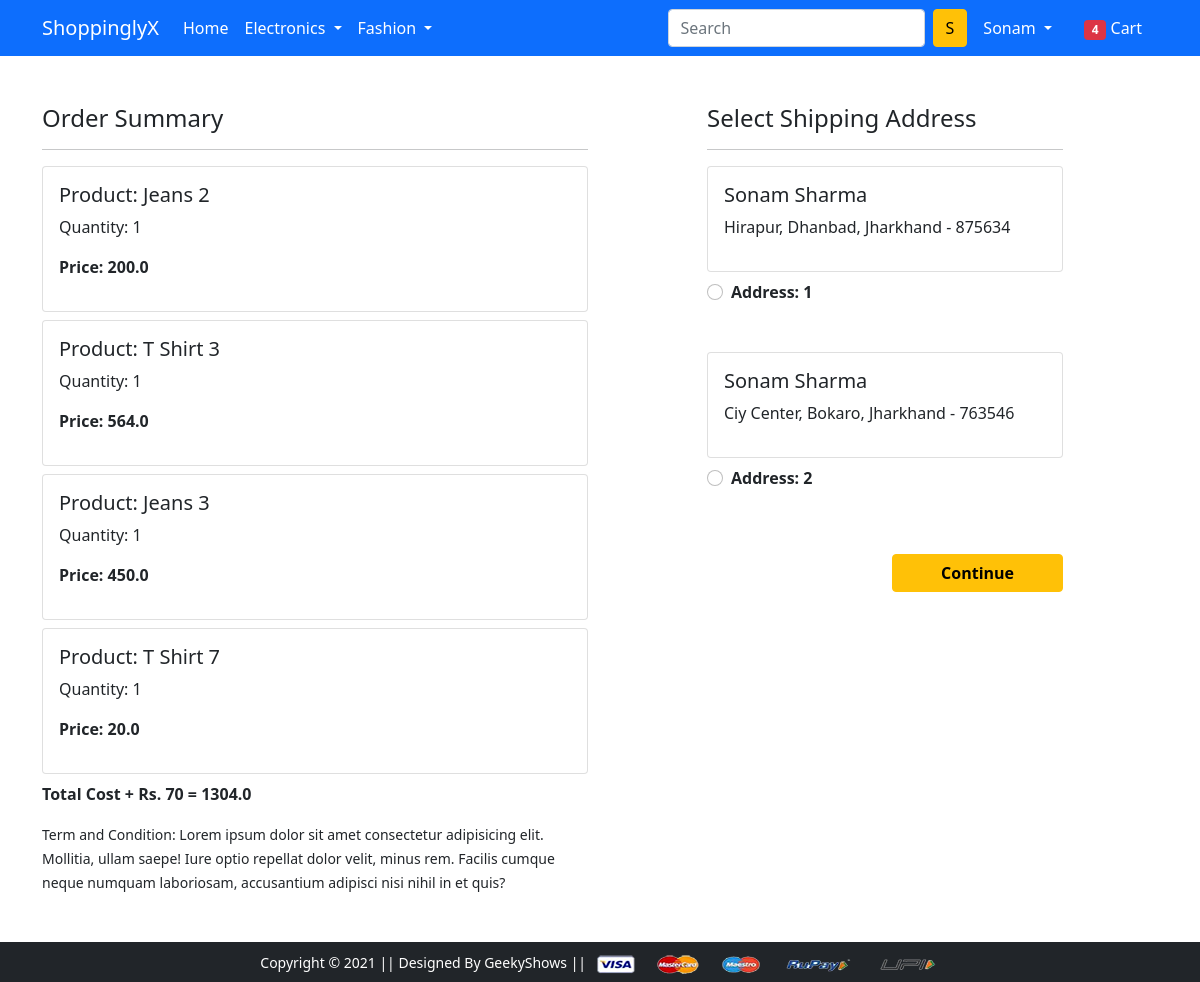
The app's page /checkout/ (signed in), older data.
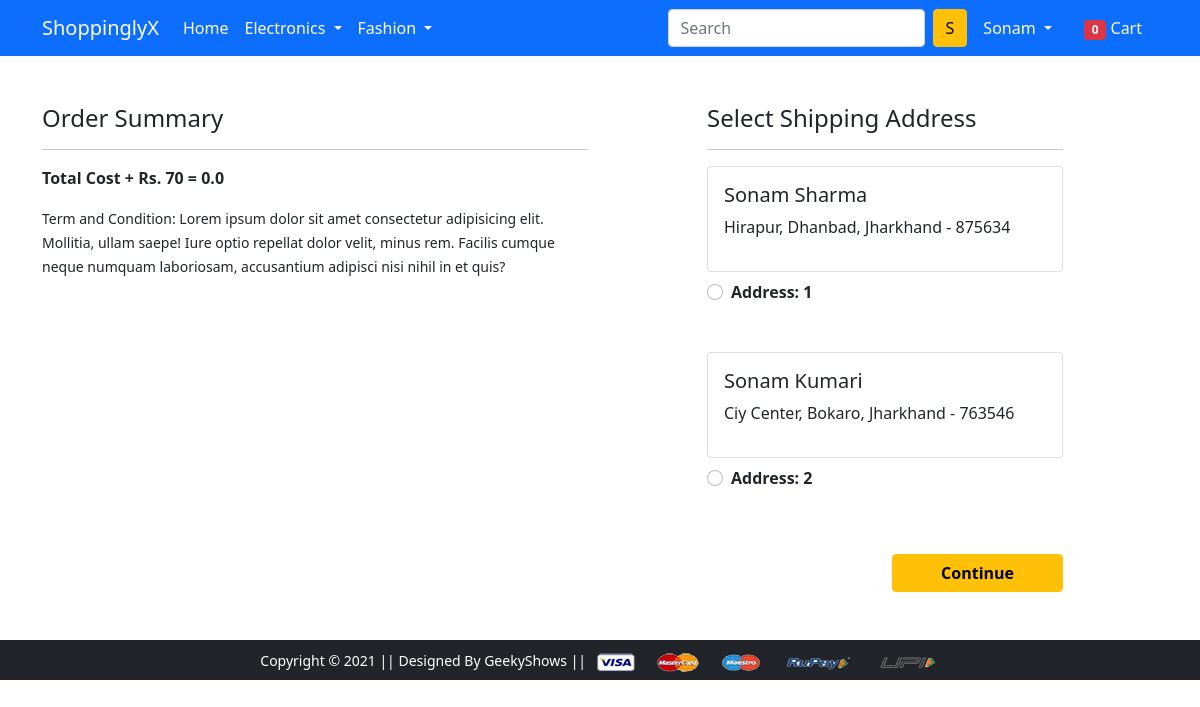
The same page, newer data.
### app/models.py (models this page shows, shortened)
class Cart(models.Model):
    user=models.ForeignKey(User,on_delete=models.CASCADE)
    product=models.ForeignKey(Product,on_delete=models.CASCADE)
    quantity=models.PositiveIntegerField(default=1)
    @property
    def total_cost(self):
        return self.quantity*self.product.discounted_price

class Product(models.Model):
    title=models.CharField(max_length=100)
    selling_price=models.FloatField()
    discounted_price=models.FloatField()
    description=models.TextField()
    brand=models.CharField(max_length=100)
    category=models.CharField(choices=CATEGORY_CHOICES,max_length=2)
    product_image=models.ImageField(upload_to='productimg')

class Customer(models.Model):
    user=models.ForeignKey(User,on_delete=models.CASCADE)
    name=models.CharField(max_length=200)
    locality=models.CharField(max_length=200)
    city=models.CharField(max_length=50)
    zipcode=models.IntegerField()
    state=models.CharField(choices=STATE_CHOICES,max_length=50)

### app/views.py (the view)
# urls.py: path('checkout/', views.checkout, name='checkout'),
@login_required
def checkout(request):
    user=request.user
    add=Customer.objects.filter(user=user)
    cart_items=Cart.objects.filter(user=user)
    amount=0.0
    shipping_amount=70.0
    totalamount=0.0
    cart_product=[p for p in Cart.objects.all() if p.user==request.user]
    if cart_product:
        for p in cart_product:
            tempamount=(p.quantity*p.product.discounted_price)
            amount+=tempamount
        totalamount=amount+shipping_amount
    totalitem=len(Cart.objects.filter(user=request.user))
    return render(request, 'app/checkout.html',{'add':add,'totalamount':totalamount,'cart_items':cart_items,'totalitem':totalitem})

### app/templates/app/checkout.html (shortened to what this page needs)
{% extends 'app/base.html' %}
{% load static %}
{% block main-content %}
<div class="container">
  <div class="row mt-5">
    <div class="col-sm-6">
      <h4>Order Summary</h4>
      <hr>
      {% for item in cart_items %}
      <div class="card mb-2">
        <div class="card-body">
          <h5>Product: {{item.product.title}}</h5>
          <p>Quantity: {{item.quantity}}</p>
          <p class="fw-bold">Price: {{item.total_cost}}</p>
        </div>
      </div>
      {% endfor %}
      <p class="fw-bold">Total Cost + Rs. 70 = {{totalamount}}</p>
      <small>Term and Condition: Lorem ipsum dolor sit amet consectetur adipisicing elit. Mollitia, ullam saepe! Iure
        optio repellat dolor velit, minus rem. Facilis cumque neque numquam laboriosam, accusantium adipisci nisi nihil
        in et quis?</small>
    </div>
    <div class="col-sm-4 offset-sm-1">
      <h4>Select Shipping Address</h4>
      <hr>
      <form action="/paymentdone">
        {% for ad in add %}
        <div class="card">
          <div class="card-body">
            <h5>{{ad.name}}</h5>
            <p>{{ad.locality}}, {{ad.city}}, {{ad.state}} - {{ad.zipcode}}</p>
          </div>
        </div>
        <div class="form-check mt-2 mb-5">
          <input class="form-check-input" type="radio" name="custid" id="custadd{{forloop.counter}}" value="{{ad.id}}">
          <label class="form-check-label fw-bold" for="custadd{{forloop.counter}}">
            Address: {{forloop.counter}} </label>
        </div>
        {% endfor %}
        <div class="text-end">
          <button type="submit" class="btn btn-warning mt-3 px-5 fw-bold">Continue</button>
        </div>
      </form>
    </div>
  </div>
</div>
{% endblock main-content %}

### app/templates/app/base.html (shortened to what this page needs)
<!doctype html>
{% load static %}
<html lang="en">
  <head>
    <link href="https://cdn.jsdelivr.net/npm/bootstrap@5.0.0-beta1/dist/css/bootstrap.min.css" rel="stylesheet">
    <link rel="stylesheet" href="{% static 'app/css/owl.carousel.min.css' %}">
    <link rel="stylesheet" href="{% static 'app/css/all.min.css' %}">
    <link rel="stylesheet" href="{% static 'app/css/style.css' %}">
  </head>
  <body>
    <nav class="navbar navbar-expand-lg navbar-dark bg-primary">
     <div class="container">
       <a class="navbar-brand" href="/">ShoppinglyX</a>
       <div class="collapse navbar-collapse" id="navbarSupportedContent">
         <ul class="navbar-nav me-auto mb-2 mb-lg-0">
           <li class="nav-item">
             <a class="nav-link active" aria-current="page" href="/">Home</a>
           </li>
           <li class="nav-item dropdown">
             <a class="nav-link dropdown-toggle text-white" href="#" id="electronicsDropdown" role="button" data-bs-toggle="dropdown" aria-expanded="false">
               Electronics
             </a>
           </li>
           <li class="nav-item dropdown">
             <a class="nav-link dropdown-toggle text-white" href="#" id="fashionDropdown" role="button" data-bs-toggle="dropdown" aria-expanded="false">
               Fashion
             </a>
           </li>
         </ul>
         <form class="d-flex">
           <input class="form-control me-2" type="search" placeholder="Search" aria-label="Search">
           <button class="btn btn-warning" type="submit">S</button>
         </form>
         <div>
          <ul class="navbar-nav me-auto mb-2 mb-lg-0">
            {% if request.user.is_authenticated %}
           <li class="nav-item dropdown mx-2">
              <a class="nav-link dropdown-toggle text-white" href="#" id="profileDropdown" role="button" data-bs-toggle="dropdown" aria-expanded="false">
                {{request.user.username|capfirst}}
              </a>
            </li>
            <li class="nav-item mx-2">
             <a href="{% url 'showcart' %}" class="nav-link text-white"><span class="badge bg-danger">{{totalitem}}</span> Cart </a>
            </li>
            {% endif %}
          </ul>
         </div>
       </div>
     </div>
    </nav>
    {% block main-content %} {% endblock main-content %}
    <footer class="container-fluid bg-dark text-center p-2 mt-5">
        <small class="text-white">Copyright &copy; 2021 || Designed By GeekyShows || </small>
        <img src="{% static 'app/images/payment.png' %}" alt="" srcset="" class="img-fluid" height="2px">
    </footer>
  </body>
</html>

Row changes from the older to the newer data that the page shows:
removed Cart: product "Jeans 2", quantity "1", total_cost "200.0"
removed Cart: product "T Shirt 3", quantity "1", total_cost "564.0"
removed Cart: product "Jeans 3", quantity "1", total_cost "450.0"
removed Cart: product "T Shirt 7", quantity "1", total_cost "20.0"
changed Customer "Ciy Center": name "Sonam Sharma" → "Sonam Kumari"
Text that changed along with them:
{{ totalitem }}: "4" → "0"
{{ totalamount }}: "1304.0" → "0.0"
